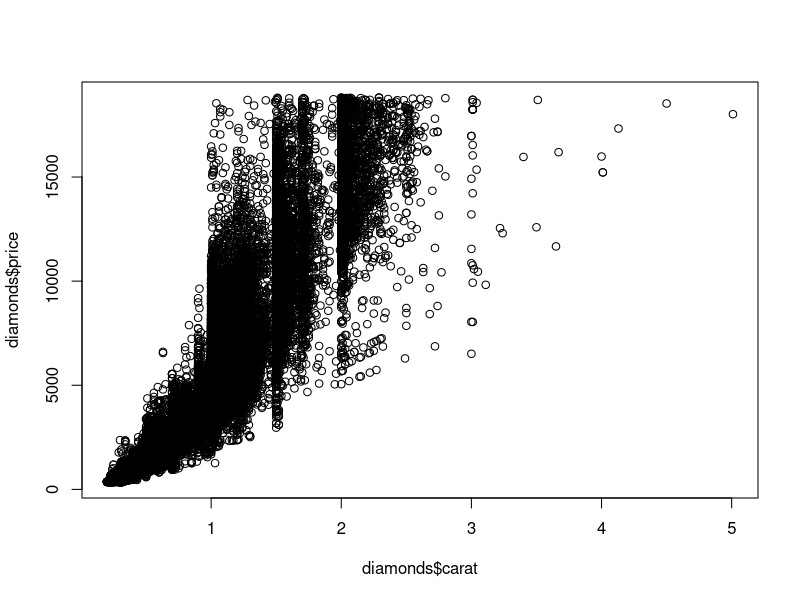
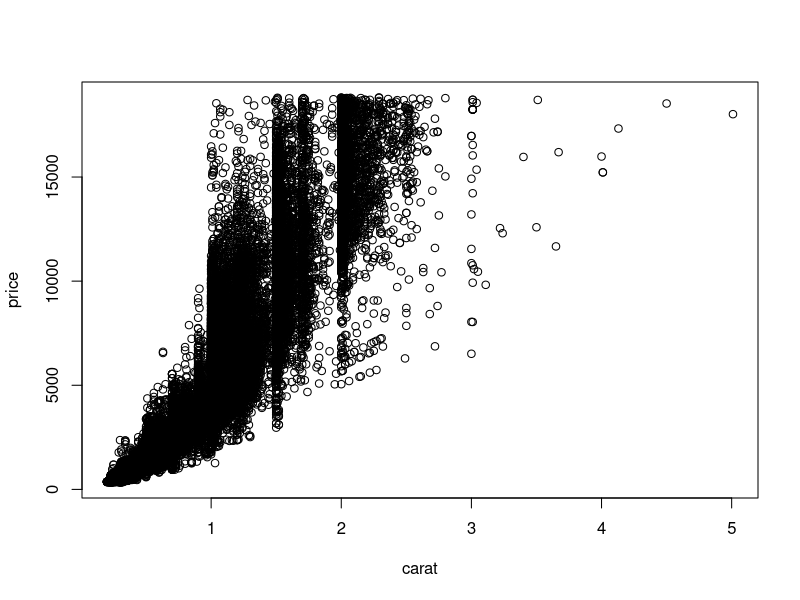
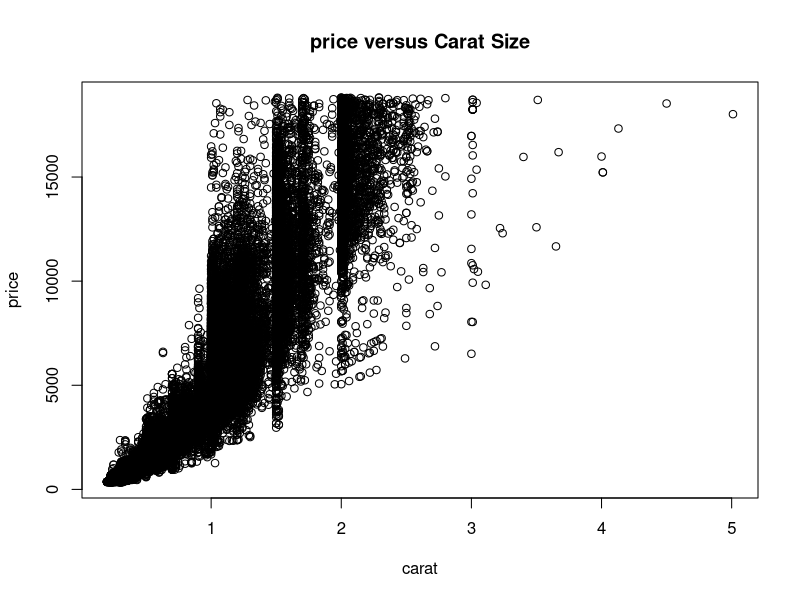

The R script that drew these images, in order:
require(ggplot2)


#this is for scatter plot. 

plot(diamonds$carat, diamonds$price)

plot(price ~ carat, data=diamonds)

plot(price ~ carat, data=diamonds, main = "price versus Carat Size")
